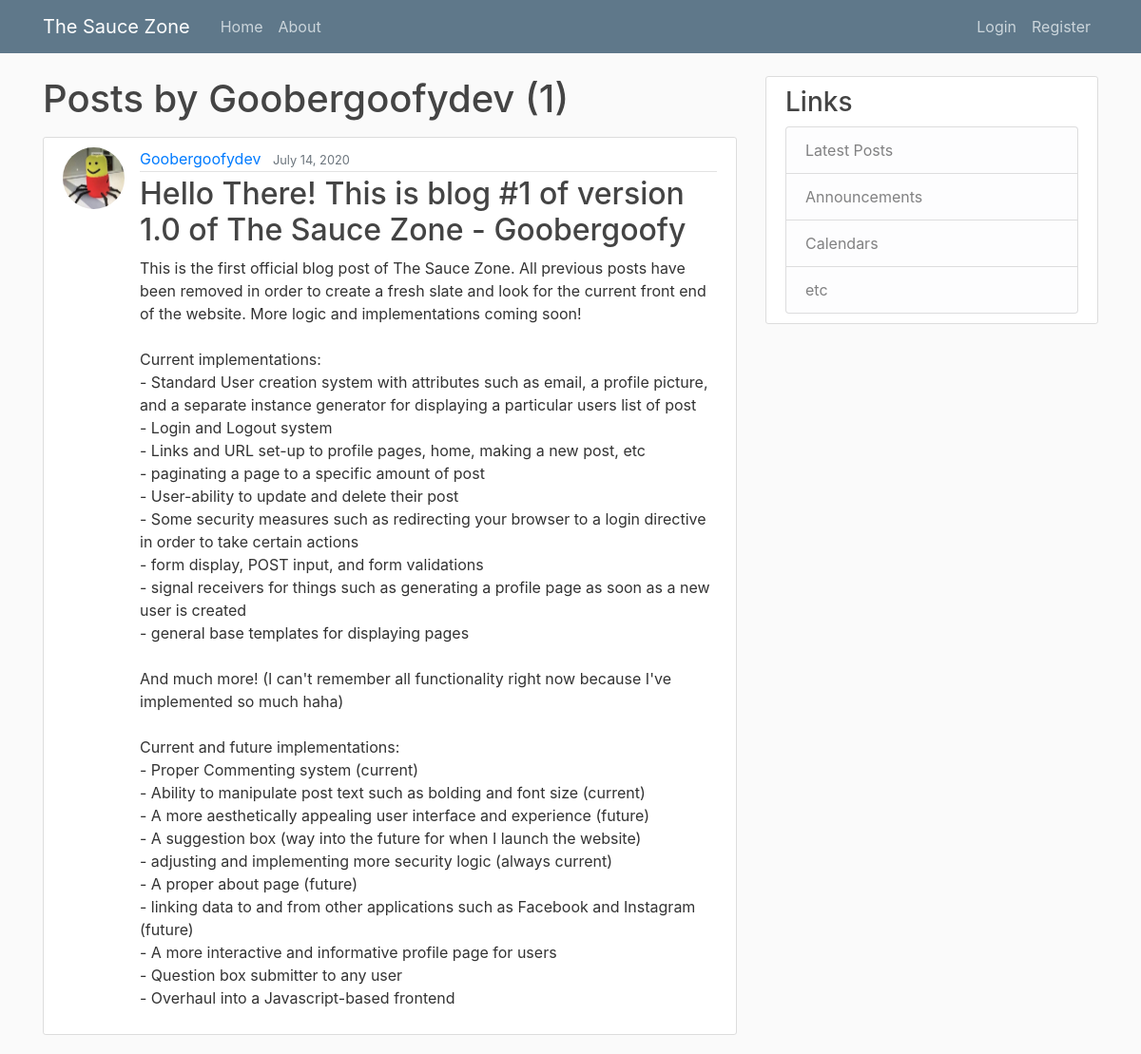
The page /user/Goobergoofydev on the database its author committed.
### blog/models.py (models this page shows, shortened)
class Post(models.Model):
    title = models.CharField(max_length = 100) #title w/ character field with max 100
    content = models.TextField() #unrestricted field of text
    date_posted = models.DateTimeField(default=timezone.now)
    author = models.ForeignKey(User, on_delete=models.CASCADE) #if a user is deleted, delete all their post

### users/models.py (models this page shows, shortened)
class Profile(models.Model):
    user = models.OneToOneField(User, on_delete=models.CASCADE)
    image = models.ImageField(default='default.jpg', upload_to='profile_pics') #for profile picture

### blog/views.py (the view)
# urls.py: path('user/<str:username>', UserPostListView.as_view(), name='user-post'),
class UserPostListView(ListView):
    model = Post
    template_name = 'blog/user_posts.html'
    context_object_name = 'posts'
    paginate_by = 8
    def get_queryset(self):
        user = get_object_or_404(User, username= self.kwargs.get('username'))
        return Post.objects.filter(author = user).order_by('-date_posted')

### blog/templates/blog/user_posts.html (shortened to what this page needs)
{% extends "blog/base.html" %}
{% block content %}
    <h1 class="mb-3">Posts by {{ view.kwargs.username }} ({{ page_obj.paginator.count }})</h1>
    {% for post in posts %}
    <article class="media content-section">
      <img class="rounded-circle article-img" src="{{post.author.profile.image.url}}">
        <div class="media-body">
          <div class="article-metadata">
            <a class="mr-2" href="{% url 'user-post' post.author.username %}">{{ post.author }}</a>
            <small class="text-muted">{{ post.date_posted|date:"F d, Y" }}</small>
          </div>
          <h2><a class="article-title" href="{% url 'post-detail' post.id%}">{{ post.title }}</a></h2>
          <p class="article-content">{{ post.content }}</p>
        </div>
      </article>
    {% endfor %}
{% endblock content%}

### blog/static/blog/main.css (style rules this page uses)
body { background: #fafafa; color: #333333; margin-top: 5rem; }
h1, h2, h3, h4, h5, h6 { color: #444444; }
.content-section { background: #ffffff; padding: 10px 20px; border: 1px solid #dddddd; border-radius: 3px; margin-bottom: 20px; }
.article-title { color: #444444; }
.article-content { white-space: pre-line; }
.article-img { height: 65px; width: 65px; margin-right: 16px; }
.article-metadata { padding-bottom: 1px; margin-bottom: 4px; border-bottom: 1px solid #e3e3e3 }

### rows shown on the page
Post: author.profile.image (picture), author "Goobergoofydev", date_posted "July 14, 2020", title "Hello There! This is blog #1 of version 1.0 of The Sauce Zone - Goobergoofy", content "This is the first official blog post of The Sauce Zone. All previous posts have been removed in order to create a fresh slate and look for the current front end of the website. More logic and implementations coming soon! Current implementations: - Standard User creation system with attributes such as email, a profile picture, and a separate instance generator for displaying a particular users list of post - Login and Logout system - Links and URL set-up to profile pages, home, making a new post, etc - paginating a page to a specific amount of post - User-ability to update and delete their post - Some security measures such as redirecting your browser to a login directive in order to take…"

### other values the page prints
{{ view.kwargs.username }} "Goobergoofydev"
{{ page_obj.paginator.count }} "1"
